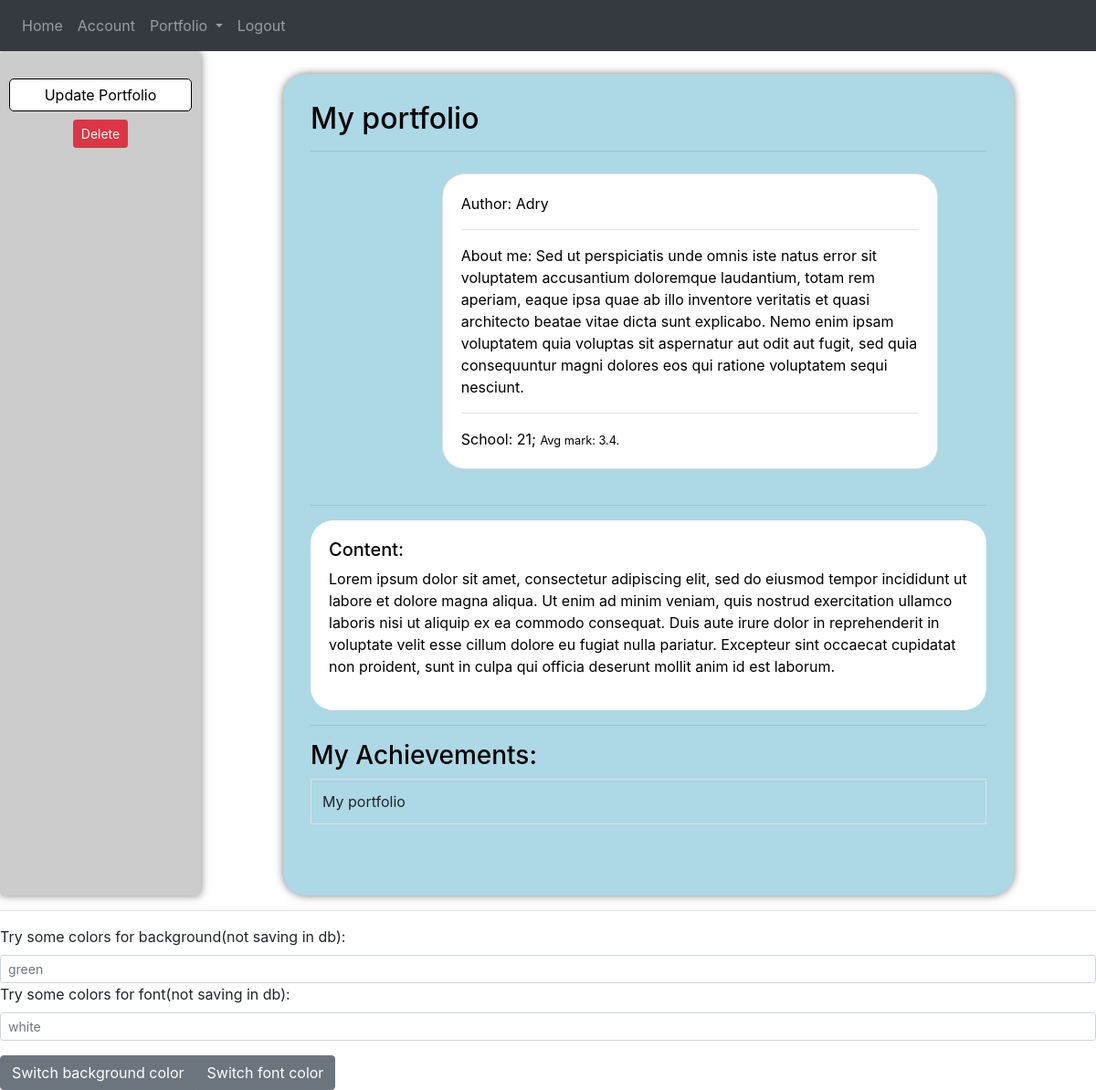
/portfolio (signed in), run on the app's committed database.
### app/models.py (models this page shows, shortened)
class Portfolio(db.Model):
    id = db.Column(db.Integer, primary_key=True, autoincrement=True)
    title = db.Column(db.String, nullable=False)
    author = db.Column(db.String)
    content = db.Column(db.Text)
    about = db.Column(db.Text)
    link = db.Column(db.String)
    avg = db.Column(db.Float)
    school = db.Column(db.String)
    background_color = db.Column(db.String)
    font_color = db.Column(db.String)
    user_id = db.Column(db.Integer, db.ForeignKey('user.id'), nullable=False)

class User(db.Model, UserMixin):
    id = db.Column(db.Integer, primary_key=True)
    username = db.Column(db.String(20), unique=True, nullable=False)
    email = db.Column(db.String(120), unique=True, nullable=False)
    image_file = db.Column(db.String(20), nullable=False, default='default.jpg')
    password = db.Column(db.String(60), nullable=False)
    port = db.relationship('Portfolio', backref='creator', lazy=True)

class Achievementss(db.Model):
    id = db.Column(db.Integer, primary_key=True, autoincrement=True)
    title = db.Column(db.String, nullable=False)
    type = db.Column(db.String, nullable=False)
    user_id = db.Column(db.Integer, db.ForeignKey('user.id'), nullable=False)

### app/portfolio/routes.py (the view)
@port.route('/portfolio')
@login_required
def portfolio():
    user = current_user.username
    achieves = Achievementss.query.filter_by(user_id=current_user.id)
    port = Portfolio.query.filter_by(user_id=current_user.id).first()
    if port is None:
        flash('You don\'t have any portfolio. Create your first!', 'info')
        return redirect(url_for('port.create_portfolio'))
    return render_template('portfolio.html', port=port, user=user, achieves=achieves)

### app/models.py (called while the page is built)
@login_manager.user_loader
def load_user(user_id):
    return User.query.get(int(user_id))

### app/templates/portfolio.html (shortened to what this page needs)
{% extends 'layout.html' %}
{% block body %}
<div class="wrapper">
<aside class="sidebar">
<form class="settings" action="" method="post">
    <a class="settings-btn" href="{{ url_for('port.port_title_update') }}">Update Portfolio</a>
    <button type="button" class="btn btn-danger btn-sm m-1" data-toggle="modal" data-target="#deleteModal">Delete</button>
</form>
</aside>
    <div class="main" id="main">
        <fieldset>
            <h2>{{port.title}}</h2>
            <hr>
        </fieldset>
        <fieldset>
            <div  class="author d-flex p-2 bd-highlight d-flex justify-content-around align-items-center">
                <div class="card">
                  <div class="card-body">
                      <span>Author: {{ user }} </span>
                      <hr>
                      <p>About me: {{ port.about }}</p>
                      <hr>
                      <span>School: {{ port.school }};</span>
                      <small>Avg mark: {{ port.avg }}.</small>
                  </div>
                </div>
            </div>
        </fieldset>
        <hr>
        <fieldset>
            <div  class="port-content">
                <h5>Content:</h5>
                <p>{{ port.content }}</p>
            </div>
        </fieldset>
        <hr>
        <fieldset>
            <h3>My Achievements:</h3>
                <table class="table table-bordered">
                    {% for item in achieves %}
                    <tr>
                        <td>{{item.title}}</td>
                    </tr>
                    {% endfor %}
                </table>
        </fieldset>
    </div>
</div>
<hr>
    <form action="">
    <div class="input-group-sm mb-3 mt-3">
        <label for="port-color-back">Try some colors for background(not saving in db):</label>
        <input class="form-control" type="text" id="port-color-back" placeholder="green">
        <label for="port-color-font">Try some colors for font(not saving in db):</label>
        <input class="form-control" type="text" id="port-color-font" placeholder="white">
    </div>
    </form>
    <div class="btn-group">
        <button class="btn btn-secondary" onclick="changeColor(document.getElementById('port-color-back').value)">Switch background color</button>
        <button class="btn btn-secondary" onclick="newFont(document.getElementById('port-color-font').value)">Switch font color</button>
    </div>
{% endblock %}

### app/templates/layout.html (shortened to what this page needs)
<!DOCTYPE html>
<html lang="en">
<head>
    <link rel="stylesheet" href="https://stackpath.bootstrapcdn.com/bootstrap/4.3.1/css/bootstrap.min.css">
    <link rel="stylesheet" href="{{ url_for('static', filename='css/style.css') }}">
</head>
<body >
<nav class="navbar navbar-expand-lg navbar-dark bg-dark">
  <div class="collapse navbar-collapse" id="navbarNavDropdown">
    <ul class="navbar-nav">
        <li class="nav-item">
        <a class="nav-link" href="{{ url_for('main.home') }}">Home</a>
      </li>
        {% if current_user.is_authenticated %}
          <li class="nav-item">
            <a class="nav-link" href="{{ url_for('users.account') }}">Account</a>
          </li>
            <li class="nav-item dropdown">
        <a class="nav-link dropdown-toggle" href="#" id="navbarDropdownMenuLink" role="button" data-toggle="dropdown" aria-haspopup="true" aria-expanded="false">
          Portfolio
        </a>
      </li>
        <li class="nav-item">
        <a class="nav-link" href="{{ url_for('users.logout') }}">Logout</a>
      </li>
        {% endif %}
    </ul>
  </div>
</nav>
 {% block body %}
 {% endblock %}
</body>
</html>

### app/static/css/style.css (style rules this page uses)
a { text-decoration: none; color: black; }
.main { border-radius: 25px; color: black; margin: 0 auto; background-color: lightblue; height: 900px; width: 800px; margin-top: 25px; padding: 30px; box-shadow: 0 0 10px rgba(0,0,0,0.5); }
.card { width: 75%; border-radius: 25px; }
.author { margin-bottom: 15px; }
.port-content { background-color: white; padding: 20px; border-radius: 25px; }
.wrapper { display: flex; }
.settings { margin:25px 5px 5px 5px; display: flex; align-items: center; flex-direction: column; }
.sidebar { display: flex; border-radius: 5px; background-color: #cccccc; box-shadow: 0 0 10px rgba(0,0,0,0.5); }
.settings-btn { text-align: center; width: 200px; padding: 5px 15px; background-color: white; border: solid 1px black; border-radius: 5px; margin: 5px; }

### data on the page
Portfolio: title "My portfolio", about "Sed ut perspiciatis unde omnis iste natus error sit voluptatem accusantium doloremque laudantium, totam rem aperiam, eaque ipsa quae ab illo inventore veritatis et quasi architecto beatae vitae dicta sunt explicabo. Nemo enim ipsam voluptatem quia voluptas sit aspernatur aut odit aut fugit, sed quia consequuntur magni dolores eos qui ratione voluptatem sequi nesciunt.", school "21", avg "3.4", content "Lorem ipsum dolor sit amet, consectetur adipiscing elit, sed do eiusmod tempor incididunt ut labore et dolore magna aliqua. Ut enim ad minim veniam, quis nostrud exercitation ullamco laboris nisi ut aliquip ex ea commodo consequat. Duis aute irure dolor in reprehenderit in voluptate velit esse cillum dolore eu fugiat nulla pariatur. Excepteur sint occaecat cupidatat non proident, sunt in culpa qui officia deserunt mollit anim id est laborum."
User: username "Adry"
Achievementss: title "My portfolio"
